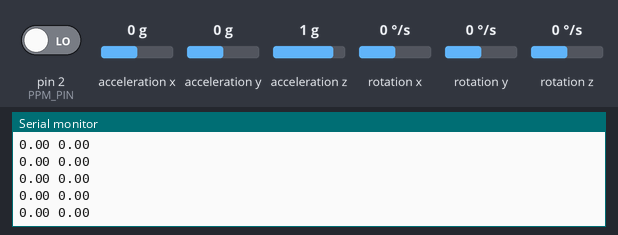
The sketch below on a simulated Arduino Uno, built with avr-gcc and run on an emulated ATmega328P. Shown: the last lines printed to the serial monitor. Wiring (inferred from the names in the program): MPU-6050 motion sensor at I2C address 0x68. The inputs (shaded band) are chosen by the test bench; at power-on: acceleration x 0 g, acceleration y 0 g, acceleration z 1 g, pin 2 (PPM_PIN) LOW, rotation x 0 °/s, rotation y 0 °/s, rotation z 0 °/s.

Above: at 1.4 s.
1.5 s: acceleration x set to -1.4 g
At 2.5 s:
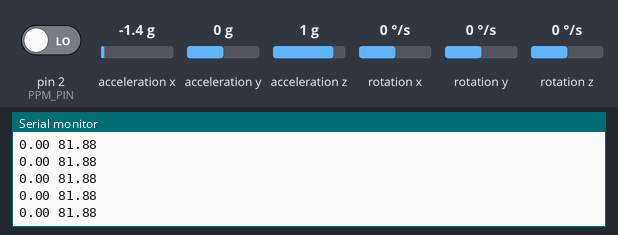
3.0 s: acceleration y set to -1.4 g
At 4.0 s:
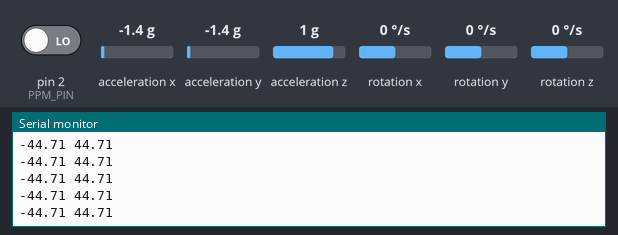
4.5 s: acceleration x set to 0 g
At 5.5 s:
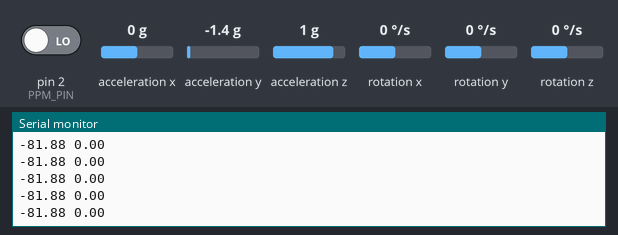
7.5 s: acceleration z set to -1.4 g
At 8.6 s:
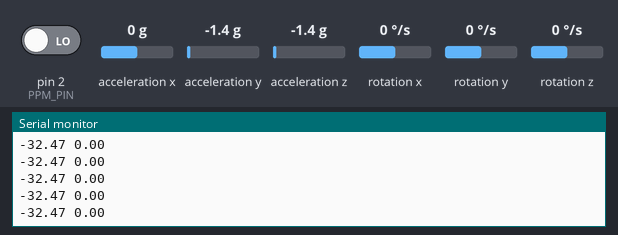
Timing chart, 0 to 10.0 s (numbered marks = the images above; inputs shaded):
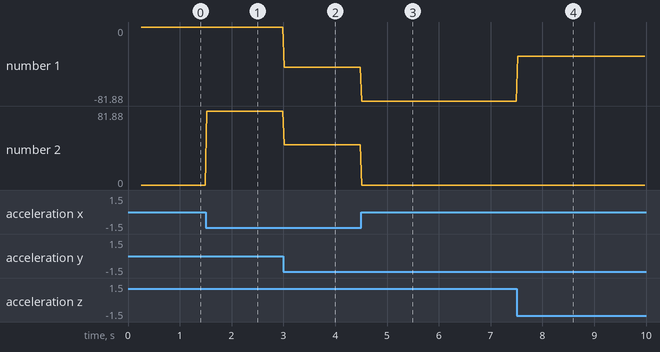

Measured:
- after the input at 1.5 s, the serial monitor: prints a new line at once (image 1)
- after the input at 3.0 s, the serial monitor: prints a new line at once (image 2)
- after the input at 4.5 s, the serial monitor: prints a new line at once (image 3)
- after the input at 7.5 s, the serial monitor: prints a new line at once (image 4)
- plotted number 1: 0 → -44.71 after the input at 3.0 s, -44.71 → -81.88 after the input at 4.5 s, -81.88 → -32.47 after the input at 7.5 s
- plotted number 2: 0 → 81.88 after the input at 1.5 s, 81.88 → 44.71 after the input at 3.0 s

The sketch:

CODE.ino
```cpp
//__________Includes__________//
#include <Wire.h>
#include <SoftwareSerial.h>
#include <stdbool.h>
#include <stdio.h>
#include <string.h>
//__________Macros Define__________//
#define BlueToothRX 11
#define BlueToothTX 12
#define RC_DATA_SOURCE 0
#define BT_DATA_SOURCE 1
#define MPU_ADDRES 0x68
#define PPM_PIN 2
//__________Variables__________//
int Speed;
int SpeedCoefficient = 10;
int BatteryLevel = 10;
bool DATA_SOURCE = 0;
//__________Bluetooth Variables__________//
String DATA;
SoftwareSerial BTserial(BlueToothRX, BlueToothTX);  // RX | TX
//__________MPU6050 Variables___________//
float RateRoll, RatePitch, RateYaw;
float AccX, AccY, AccZ;
float AngleRoll, AnglePitch;
//__________PPM Vatiables__________//
int CURRENT_US = 0;
int PREVIOUS_US = 0;
int PPM_COUNT = 0;
int CH[8];
//__________Functions__________//
void Moving_BT(String Direction) {
  if (Direction == "F") {
    Serial.println("move forward at speed " + (String)Speed);
    //it will move forward
  } else if (Direction == "R") {
    Serial.println("move right at speed " + (String)Speed);
    //it will move right
  } else if (Direction == "L") {
    Serial.println("move left at speed " + (String)Speed);
    //it will move Left
  }
}
void DATA_ANALYZE() {
  DATA = BTserial.readStringUntil('\n');
  if (DATA[0] == 'R') DATA_SOURCE = RC_DATA_SOURCE;
  else if (DATA[0] == 'B') DATA_SOURCE = BT_DATA_SOURCE;
  if (DATA_SOURCE == BT_DATA_SOURCE) {
    if (DATA[0] == 'M') Moving_BT(DATA.substring(1));
    else if (DATA[0] == 'S') Speed = DATA.substring(1).toInt() * SpeedCoefficient;
  } else if (DATA_SOURCE == RC_DATA_SOURCE) {
    //RC_CODE
  }
}
void MPU6050_INIT() {
  //Start the IMU in power mode
  Wire.beginTransmission(MPU_ADDRES);
  Wire.write(0x6B);
  Wire.write(0x00);
  Wire.endTransmission();

  //switch on the low pass filter
  Wire.beginTransmission(MPU_ADDRES);
  Wire.write(0x1A);
  Wire.write(0x05);
  Wire.endTransmission();
  //configure the accelerometer sensitivity
  Wire.beginTransmission(MPU_ADDRES);
  Wire.write(0x1C);
  Wire.write(0x10);
  Wire.endTransmission();
  //configure the Gyro sensitivity
  Wire.beginTransmission(MPU_ADDRES);
  Wire.write(0x1B);
  Wire.write(0x8);
  Wire.endTransmission();
}
void MPU6050_READ_GYRO() {
  //Access registers storing gyro measurements
  Wire.beginTransmission(MPU_ADDRES);
  Wire.write(0x43);
  Wire.endTransmission();
  Wire.requestFrom(0x68, 6);
  int16_t GyroX = Wire.read() << 8 | Wire.read();
  int16_t GyroY = Wire.read() << 8 | Wire.read();
  int16_t GyroZ = Wire.read() << 8 | Wire.read();
  RateRoll = (float)GyroX / 65.5;
  RatePitch = (float)GyroY / 65.5;
  RateYaw = (float)GyroZ / 65.5;
}
void MPU6050_READ_ACC() {
  //Pull the accelerometer measurements from the sensor
  Wire.beginTransmission(0x68);
  Wire.write(0x3B);
  Wire.endTransmission();
  Wire.requestFrom(0x68, 6);
  int16_t AccXLSB = Wire.read() << 8 | Wire.read();
  int16_t AccYLSB = Wire.read() << 8 | Wire.read();
  int16_t AccZLSB = Wire.read() << 8 | Wire.read();
  AccX = (float)AccXLSB / 4096 ;
  AccY = (float)AccYLSB / 4096;
  AccZ = (float)AccZLSB / 4096 -0.8;
}
void MPU6050_CALCULATE_ANGLES()
{
  AngleRoll = atan(AccY/sqrtf(AccX*AccX+AccZ*AccZ))*57.3; //180/pi = 57.3
  AnglePitch = -1*atan(AccX/sqrtf(AccY*AccY+AccZ*AccZ))*57.3;
}
void PPM_TIMER()
{
  CURRENT_US = micros();//record the current time stamp
  if(CURRENT_US - PREVIOUS_US < 2100) //if there is no spikes in the data proceed
  {
    CH[PPM_COUNT] = CURRENT_US - PREVIOUS_US; //measuring the delay between the pulses
    PPM_COUNT++;// increment the counter to proceed to the next channel
  }else PPM_COUNT = 0;
  PREVIOUS_US = CURRENT_US; //update the previous time stamp
}
void setup() {
  Serial.begin(9600);
  BTserial.begin(9600);
  Wire.setClock(400000);  //Set the Speed of I2C
  Wire.begin(); //Start the I2C
  delay(250);
  MPU6050_INIT(); //Initialize the MPU6050
  attachInterrupt(digitalPinToInterrupt(PPM_PIN),PPM_TIMER,RISING); //Attach the Interrupt Function
}

void loop() {
  //if(BTserial.available()) DATA_ANALYZE();
  //BTserial.println("B" + (String)BatteryLevel + "A");

  MPU6050_READ_ACC();
  MPU6050_READ_GYRO();
  MPU6050_CALCULATE_ANGLES();
  /*for(int i = 0 ; i < 6 ; i++)
  {
    Serial.print(CH[i]);
    Serial.print(" ");
  }*/
  Serial.print(AngleRoll);
  Serial.print(" ");
  Serial.println(AnglePitch);
  delay(25);
}
```
